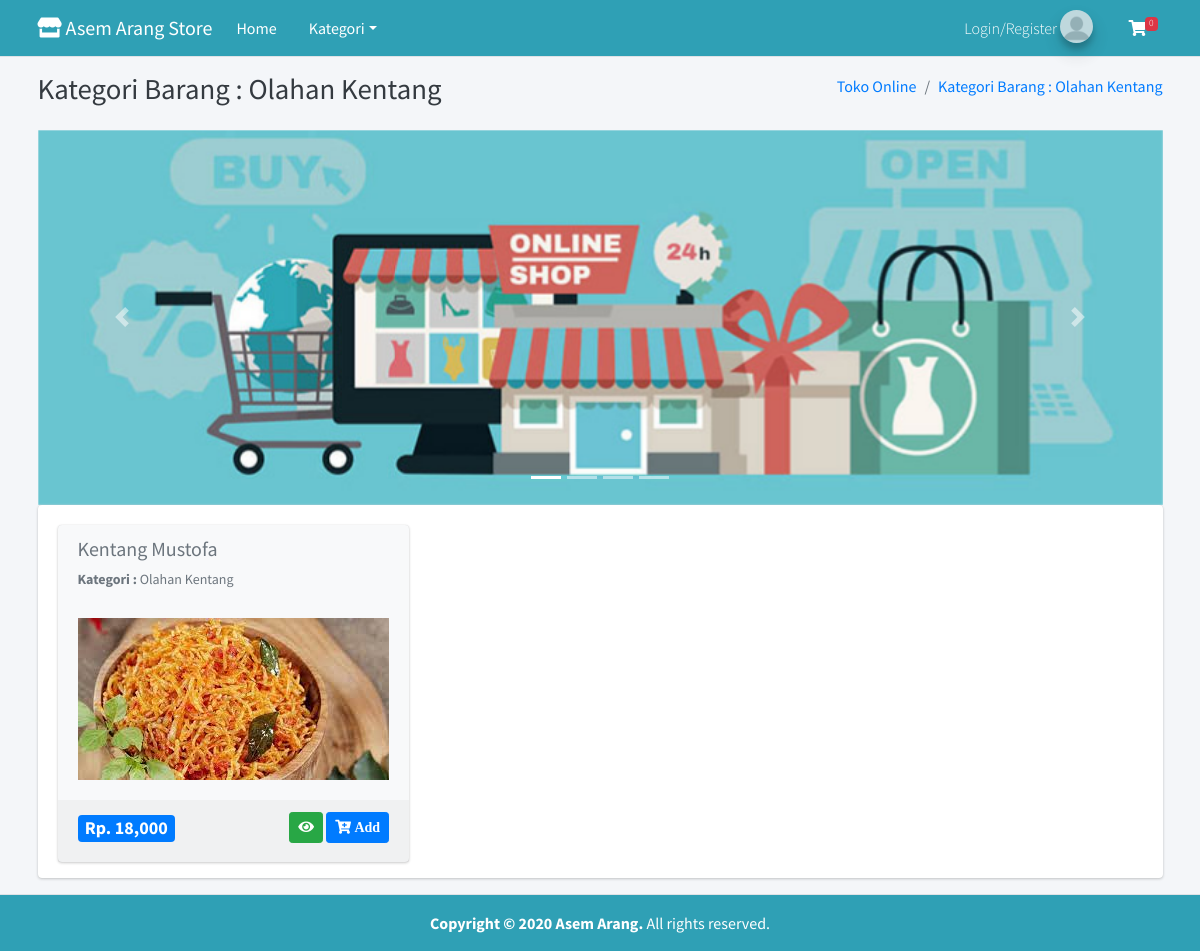
The app's page /home/kategori/12 with its own data.
### tables this page shows
CREATE TABLE `tbl_barang` (
  `id_barang` int(11) NOT NULL,
  `nama_barang` varchar(255) DEFAULT NULL,
  `id_kategori` int(11) DEFAULT NULL,
  `harga` int(11) DEFAULT NULL,
  `deskripsi` mediumtext DEFAULT NULL,
  `gambar` text DEFAULT NULL,
  `berat` int(11) NOT NULL,
  `ketersediaan` enum('habis','tersedia') DEFAULT 'tersedia'
);

CREATE TABLE `tbl_kategori` (
  `id_kategori` int(11) NOT NULL,
  `nama_kategori` varchar(50) DEFAULT NULL
);

### application/views/layout/v_wrapper_frontend.php (called while the page is built)
<?php
require_once('v_head.php');
require_once('v_header_frontend.php');
require_once('v_nav_frontend.php');
require_once('v_content.php');
require_once('v_footer_frontend.php');

### application/controllers/Home.php (called while the page is built, shortened)
<?php
class Home extends CI_Controller
{
	public function __construct()
	{
		$this->load->model('m_home');
	}
	public function kategori($id_kategori)
	{
		$kategori = $this->m_home->kategori($id_kategori);
		$data = array(
			'title' => 'Kategori Barang : ' . $kategori->nama_kategori,
			'barang' => $this->m_home->get_all_data_barang($id_kategori),
			'isi' => 'v_kategori_barang',
		);
		$this->load->view('layout/v_wrapper_frontend', $data, FALSE);
	}
}

### index.php (called while the page is built, shortened)
<?php
require_once BASEPATH.'core/CodeIgniter.php';

### application/views/layout/v_content.php (called while the page is built)
<?php
if ($isi) {
	$this->load->view($isi);
}

### application/models/M_home.php (called while the page is built, shortened)
<?php
class M_home extends CI_Model
{
	public function get_all_data_kategori()
	{
		$this->db->select('*');
		$this->db->from('tbl_kategori');
		$this->db->order_by('id_kategori', 'desc');
		return $this->db->get()->result();
	}
	public function kategori($id_kategori)
	{
		$this->db->select('*');
		$this->db->from('tbl_kategori');
		$this->db->where('id_kategori', $id_kategori);
		return $this->db->get()->row();
	}
	public function get_all_data_barang($id_kategori)
	{
		$this->db->select('*');
		$this->db->from('tbl_barang');
		$this->db->join('tbl_kategori', 'tbl_kategori.id_kategori = tbl_barang.id_kategori', 'left');
		$this->db->where('tbl_barang.id_kategori', $id_kategori);
		return $this->db->get()->result();
	}
}

### application/views/layout/v_nav_frontend.php (the view, shortened to what this page needs)
<nav class="main-header navbar navbar-expand-md" style="background-color: #2FA0B5;">
	<div class="container">
		<a href="<?= base_url() ?>" class="navbar-brand">
			<i class="fas fa-store text-white"></i>
			<span class="brand-text font-weight-light text-white"><b>Asem Arang Store</b></span>
		</a>
		<div class="collapse navbar-collapse order-3" id="navbarCollapse">
			<ul class="navbar-nav">
				<li class="nav-item">
					<a href="<?= base_url() ?>" class="nav-link text-white">Home</a>
				</li>
				<li class="nav-item dropdown">
					<a id="dropdownSubMenu1" href="#" data-toggle="dropdown" aria-haspopup="true" aria-expanded="false" class="nav-link dropdown-toggle text-white">Kategori</a>
				</li>
			</ul>
		</div>
		<ul class="order-1 order-md-3 navbar-nav navbar-no-expand ml-auto">
			<li class="nav-item">
				<?php if ($this->session->userdata('email') == "") { ?>
					<a class="nav-link" href="<?= base_url('pelanggan/login') ?>">
						<span class="brand-text font-weight-light text-white">Login/Register</span>
						<img src="<?= base_url() ?>/assets/foto/profil.png" class="brand-image img-circle elevation-3" style="opacity: .8">
					</a>
				<?php } ?>
			</li>
			<?php
			$jml_item = 0;
			?>
			<li class="nav-item dropdown">
				<a class="nav-link" data-toggle="dropdown" href="#">
					<i class="fas fa-shopping-cart text-white"></i>
					<span class="badge badge-danger navbar-badge"><?= $jml_item ?></span>
				</a>
			</li>
		</ul>
	</div>
</nav>
<div class="content-wrapper">
	<div class="content-header">
		<div class="container">
			<div class="row mb-2">
				<div class="col-sm-6">
					<h1 class="m-0 text-dark"> <?= $title ?></h1>
				</div>
				<div class="col-sm-6">
					<ol class="breadcrumb float-sm-right">
						<li class="breadcrumb-item"><a href="#">Toko Online</a></li>
						<li class="breadcrumb-item"><a href="#"><?= $title ?></a></li>
					</ol>
				</div>
			</div>
		</div>
	</div>
	<div class="content">
		<div class="container">

### application/views/v_kategori_barang.php (shortened to what this page needs)
<div id="carouselExampleIndicators" class="carousel slide" data-ride="carousel">
	<ol class="carousel-indicators">
		<li data-target="#carouselExampleIndicators" data-slide-to="0" class="active"></li>
		<li data-target="#carouselExampleIndicators" data-slide-to="1"></li>
		<li data-target="#carouselExampleIndicators" data-slide-to="2"></li>
		<li data-target="#carouselExampleIndicators" data-slide-to="3"></li>
	</ol>
	<div class="carousel-inner">
		<div class="carousel-item active">
			<img class="d-block w-100" src="<?= base_url() ?>assets/slider/slider1.jpg">
		</div>
	</div>
	<a class="carousel-control-prev" href="#carouselExampleIndicators" role="button" data-slide="prev">
		<span class="carousel-control-prev-icon" aria-hidden="true"></span>
	</a>
	<a class="carousel-control-next" href="#carouselExampleIndicators" role="button" data-slide="next">
		<span class="carousel-control-next-icon" aria-hidden="true"></span>
	</a>
</div>
<div class="card card-solid">
	<div class="card-body pb-0">
		<div class="row d-flex align-items-stretch">
			<?php foreach ($barang as $key => $value) { ?>
				<div class="col-sm-4 d-flex align-items-stretch">
					<div class="card bg-light">
						<div class="card-header text-muted border-bottom-0">
							<h2 class="lead"><b><?= $value->nama_barang ?></b></h2>
							<p class="text-muted text-sm"><b>Kategori : </b><?= $value->nama_kategori ?></p>
						</div>
						<div class="card-body pt-0">
							<div class="row">
								<div class="col-12 text-center">
									<img src="<?= base_url('assets/gambar/' . $value->gambar) ?>" alt="" class="img-fluid" width="500px">
								</div>
							</div>
						</div>
						<div class="card-footer">
							<div class="row">
								<div class="col-sm-6">
									<div class="text-left">
										<h4><span class="badge bg-primary">Rp. <?= number_format($value->harga, 0) ?></span></h4>
									</div>
								</div>
								<div class="col-sm-6">
									<div class="text-right">
										<a href="#" class="btn btn-sm btn-success">
											<i class="fas fa-eye"></i>
										</a>
										<a href="#" class="btn btn-sm btn-primary">
											<i class="fas fa-cart-plus"> Add</i>
										</a>
									</div>
								</div>
							</div>
						</div>
					</div>
				</div>
			<?php } ?>
		</div>
	</div>
</div>

### records on screen
tbl_barang: nama_barang "Kentang Mustofa", id_kategori.nama_kategori "Olahan Kentang", gambar (picture), harga "18,000"

### other values on screen
$jml_item "0"
$title "Kategori Barang : Olahan Kentang"
